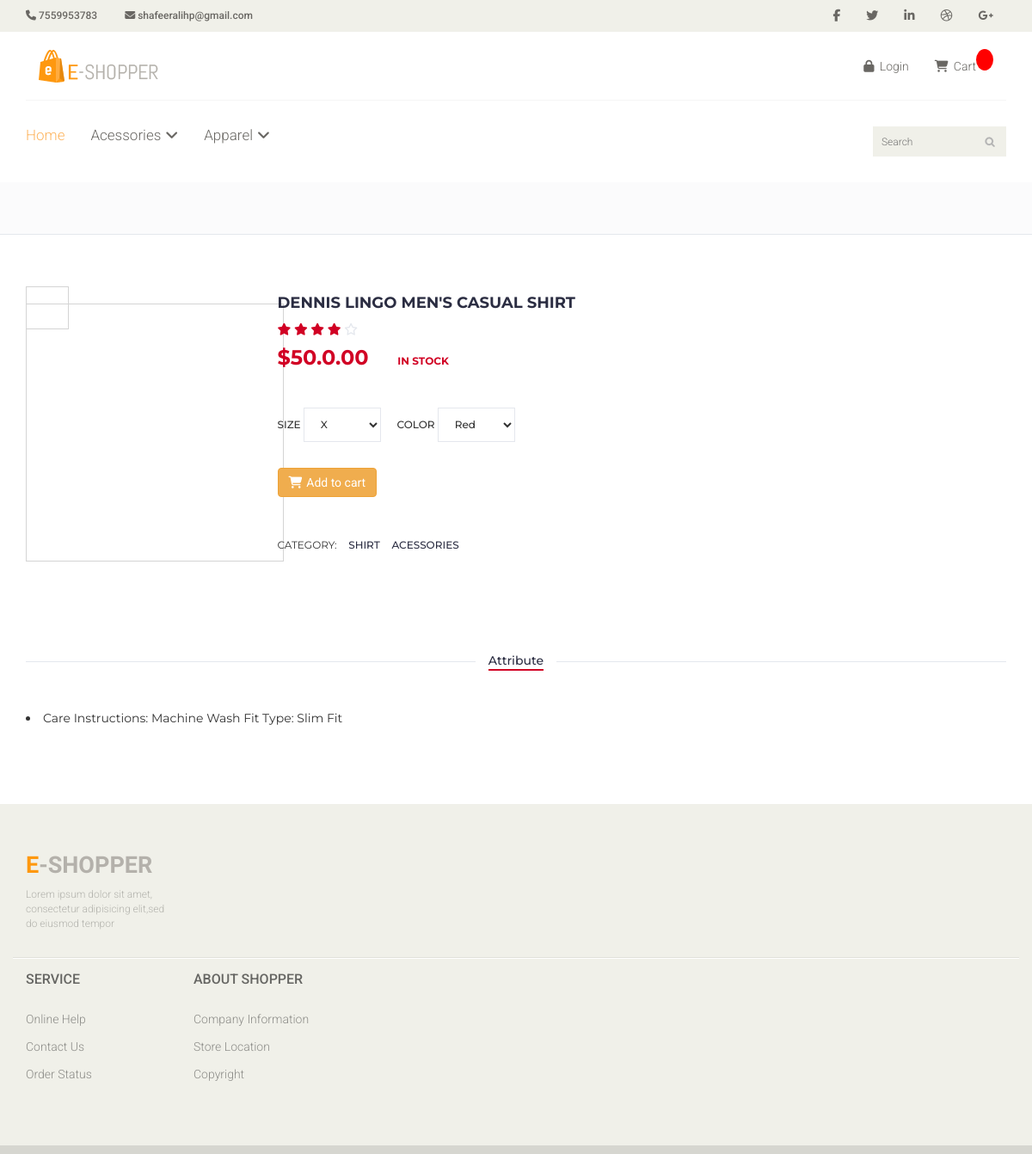
/prodv/31/, run on the app's committed database.
### prod/models.py (models this page shows, shortened)
class  Product(models.Model):
    PRODUCTTYPE={
    ("shirt", "shirt"),
    ("t-shirt", "t-shirt"),
    ("pant", "pant"),
    ("jeans", "jeans"),
    ("sunglass", "sunglass"),
    ("shoe", "shoe"),
    }
    PRODUCTCATEGORY={
    ("Apparel", "Apparel"),
    ("Acessories", "Acessories"), }
    image = models.ImageField(null=True ,blank=True)
    name = models.CharField(max_length=300)
    price = models.FloatField()
    product_quantity=models.IntegerField()
    product_category= models.CharField(max_length=300,choices=PRODUCTCATEGORY)
    product_type= models.CharField(max_length=300,choices=PRODUCTTYPE)
    attribute = models.TextField(max_length=1000, verbose_name='attribute')
    @property
    def imageURL(self):
        try:
            url = self.image.url
        except:
            url=''
        return url

### prod/views.py (the view)
# urls.py: path('prodv/<int:id>/',views.view,name='prodview'),
def view(request,id):
    data = cartData(request)
    cartItems=data['cartItems']
    order=data['order']
    items=data['items']
    product=Product.objects.get(id=id)
    return render(request,'productview.html',{'product':product,'cartItems':cartItems})

### ca/utils.py (called while the page is built, shortened)
def cookieCart(request):
    try:
        cart=json.loads(request.COOKIES['cart'])
    except:
        cart={}
    items =[ ]
    order = {'get_cart_total':0,'get_cart_items':0,'shipping':False}
    cartItems=order['get_cart_items']
    return{'items':items,'order':order,'cartItems':cartItems }

def cartData(request):
    if request.user.is_authenticated:
        customer=request.user.customer
        order,created =Order.objects.get_or_create(customer=customer,complete=False)
        items = order.orderitem_set.all()
        cartItems=order.get_cart_items
    else:
        cookieData = cookieCart(request)
        cartItems = cookieData['cartItems']
        order = cookieData['order']
        items = cookieData['items']
    return{'items':items,'order':order,'cartItems':cartItems }

### templates/productview.html (shortened to what this page needs)
        {% extends 'base.html' %}
		{% block content %}
		{% load static %}
 		<link type="text/css" rel="stylesheet" href="{%static 'prd/css/bootstrap.min.css' %}"/>
 		<link type="text/css" rel="stylesheet" href="{% static 'prd/css/slick.css' %}"/>
 		<link type="text/css" rel="stylesheet" href="{% static 'prd/css/slick-theme.css' %}"/>
 		<link type="text/css" rel="stylesheet" href="{% static 'prd/css/style.css' %}"/>
		<div id="breadcrumb" class="section">
			</div>
		<div class="section">
			<div class="container">
				<div class="row">
					<div class="col-md-3 ">
						<div >
							<div class="product-preview img-zoom-container">
								<div id="myresult" class="img-zoom-result"></div>
							</div>
						</div>
					</div>
					<div class="col-md-9 " >
						<div class="product-details"  >
							<h2 class="product-name">{{product.name}}</h2>
							<div>
								<div class="product-rating">
									<i class="fa fa-star"></i>
									<i class="fa fa-star"></i>
									<i class="fa fa-star"></i>
									<i class="fa fa-star"></i>
									<i class="fa fa-star-o"></i>
								</div>
							</div>
							<div>
								<h3 class="product-price">${{product.price}}.00 <del class="product-old-price"></del></h3>
								<span class="product-available">In Stock</span>
							</div>
							<div class="product-options">
								<label>
									Size
									<select class="input-select">
										<option value="0">X</option>
									</select>
								</label>
								<label>
									Color
									<select class="input-select">
										<option value="0">Red</option>
									</select>
								</label>
							</div>
							<div class="">
								<a href="" data-action="add" data-product={{product.id}} class="btn btn-warning add-to-cart update-cart"><i class="fa fa-shopping-cart"></i>Add to cart</a>
							</div>
							<ul class="product-links">
								<li>Category:</li>
								<li><a href="#">{{product.product_type}}</a></li>
								<li><a href="#">{{product.product_category}}</a></li>
							</ul>
						</div>
					</div>
					<div class="col-md-12">
						<div id="product-tab">
							<ul class="tab-nav">
								<li class="active"><a data-toggle="tab" href="#tab1">Attribute</a></li>
							</ul>
							<div class="tab-content">
								<div id="tab1" class="tab-pane fade in active">
									<div class="row">
										<div class="col-md-12">
											<li>{{product.attribute}}</li>
										</div>
									</div>
								</div>
							</div>
						</div>
					</div>
				</div>
			</div>
		</div>
		<div class="section">
		</div>
{%endblock%}

### static/main.css (style rules this page uses)
body { font-family: 'Roboto', sans-serif; background:; position: relative; font-weight:400px; }
ul li { list-style: none; display: inline-block; }
a { -webkit-transition: 300ms; -moz-transition: 300ms; -o-transition: 300ms; transition: 300ms; }
h1, h2, h3, h4, h5, h6 { font-family: 'Roboto', sans-serif; }
.add-to-cart { background:#F5F5ED; border: 0 none; border-radius: 0; color: #696763; font-family: 'Roboto', sans-serif; font-size: 15px; margin-bottom: 25px; }
.add-to-cart i { margin-right:5px; }
.product-details { overflow:hidden; }
.product-details { margin-bottom: 40px; overflow: hidden; margin-top: 10px; }
.user_info input, select, textarea { background: #F0F0E9; border:0; color: #696763; padding: 5px; width: 100%; border-radius: 0; resize: none }

### static/prd/css/style.css (style rules this page uses)
body { font-family: 'Montserrat', sans-serif; font-weight: 400; color: #333; }
h1, h2, h3, h4, h5, h6 { color: #2B2D42; font-weight: 700; margin: 0 0 10px; }
a { color: #2B2D42; font-weight: 500; -webkit-transition: 0.2s color; transition: 0.2s color; }
ul, ol { margin: 0; padding: 0; list-style: none }
.input-select { padding: 0px 15px; background: #FFF; border: 1px solid #E4E7ED; height: 40px; }
.section { padding-top: 30px; padding-bottom: 30px; }
#breadcrumb { padding: 30px 0px; background: #FBFBFC; border-bottom: 1px solid #E4E7ED; margin-bottom: 30px; }
.product-details .product-name { text-transform: uppercase; font-size: 18px; }
.product-details .product-rating { display: inline-block; margin-right: 15px; }
.product-details .product-rating>i { color: #E4E7ED; }
.product-details .product-rating>i.fa-star { color: #D10024; }
.product-details .product-price { display: inline-block; font-size: 24px; margin-top: 10px; margin-bottom: 15px; color: #D10024; }
.product-details .product-available { font-size: 12px; text-transform: uppercase; font-weight: 700; margin-left: 30px; color: #D10024; }
.product-details .product-options { margin-top: 30px; margin-bottom: 30px; }
.product-details .product-options label { font-weight: 500; font-size: 12px; text-transform: uppercase; margin-right: 15px; margin-bottom: 0px; }
.product-details .product-options .input-select { width: 90px; }
.product-details .add-to-cart { margin-bottom: 30px; }
.product-details .product-links { margin-top: 15px; }
.product-details .product-links li { display: inline-block; text-transform: uppercase; font-size: 12px; }
.product-details .product-links li+li { margin-left: 10px; }
#product-tab { margin-top: 60px; }
#product-tab .tab-nav { position: relative; text-align: center; padding: 15px 0px; margin-bottom: 30px; }
#product-tab .tab-nav:after { content: ""; position: absolute; left: 0; right: 0; top: 50%; height: 1px; background-color: #E4E7ED; z-index: -1; }
#product-tab .tab-nav li { display: inline-block; background: #FFF; padding: 0px 15px; }
#product-tab .tab-nav li a:after { content: ""; display: block; width: 0%; height: 2px; background-color: #D10024; -webkit-transition: 0.2s all; transition: 0.2s all; }
#product-tab .tab-nav li a:hover:after, #product-tab .tab-nav li a:focus:after, #product-tab .tab-nav li.active a:after { width: 100%; }

### templates/productview.html (style rules this page uses)
* { box-sizing: border-box; }
.img-zoom-container { position: relative; }
.img-zoom-result { border: 1px solid #d4d4d4; width: 300px; height: 300px; }

### data on the page
Product: name "DENNIS LINGO MEN'S CASUAL SHIRT", price "50.0", product_type "SHIRT", product_category "ACESSORIES", attribute "Care Instructions: Machine Wash Fit Type: Slim Fit"
